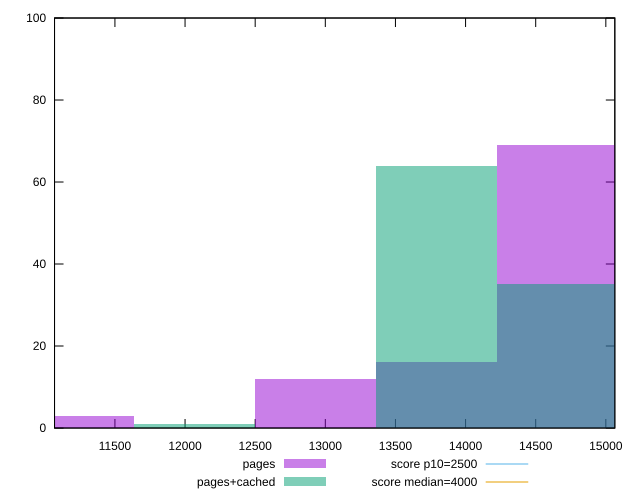

Recreate this plot in gnuplot.
reset

$pages <<EOF
14654.46187692337 69
13792.434707692582 16
12930.407538461795 12
11206.353200000223 3
EOF

$pagesCached <<EOF
12068.38036923101 1
14654.46187692337 35
13792.434707692582 64
EOF

set key outside below
set boxwidth 862.0271692307864
set xrange [11069.418999999998:15064.08195]
set yrange [0:100]
set trange [0:100]
set style fill transparent solid 0.5 noborder

set parametric
set terminal svg size 640, 500 enhanced background rgb 'white'
set output "report_00018_2021-02-10T15-25-16.877Z/largest-contentful-paint/comparison/histogram/0_vs_1.svg"

plot $pages title "pages" with boxes, \
     $pagesCached title "pages+cached" with boxes, \
     2500,t title "score p10=2500", \
     4000,t title "score median=4000"

reset
